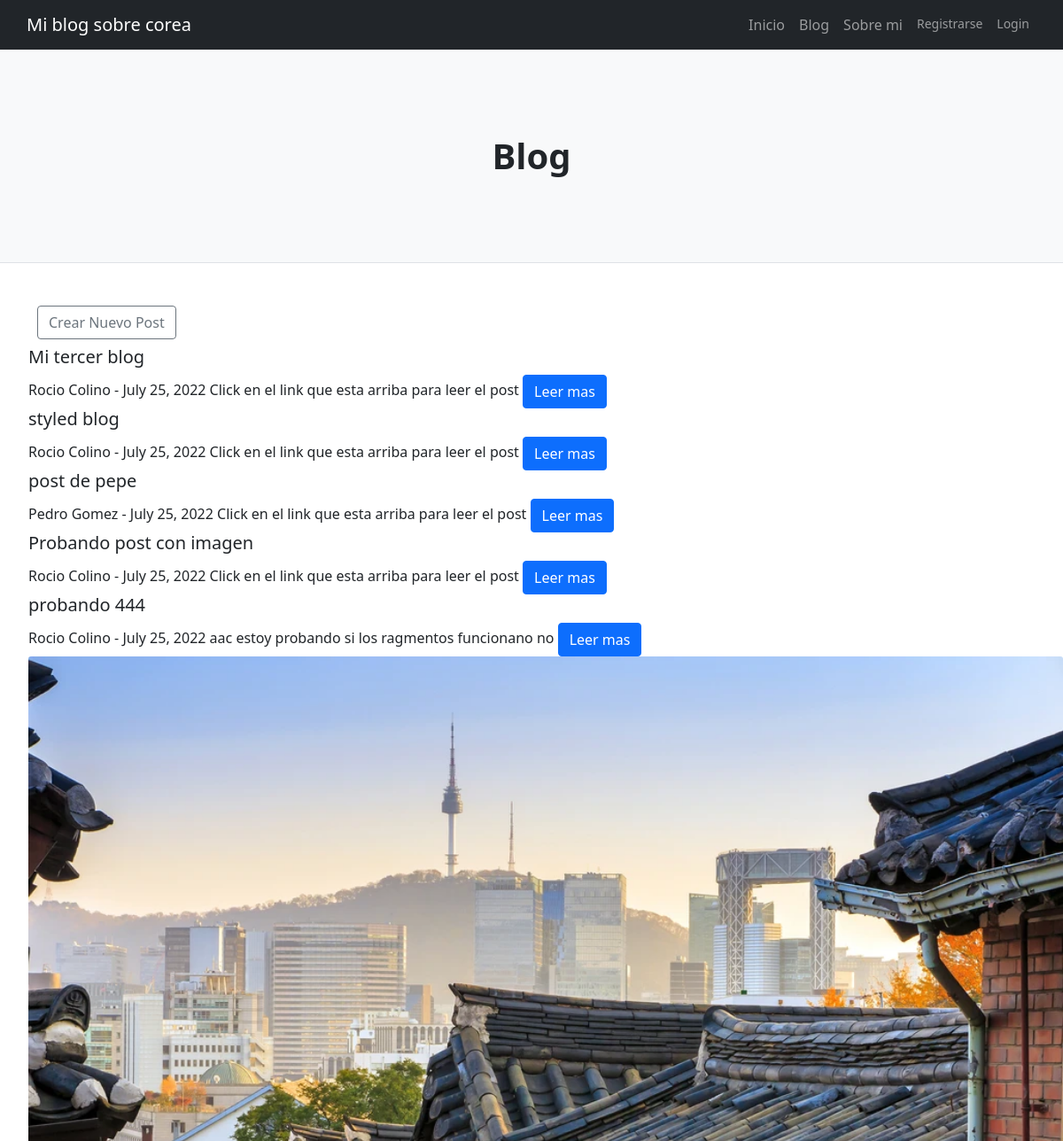
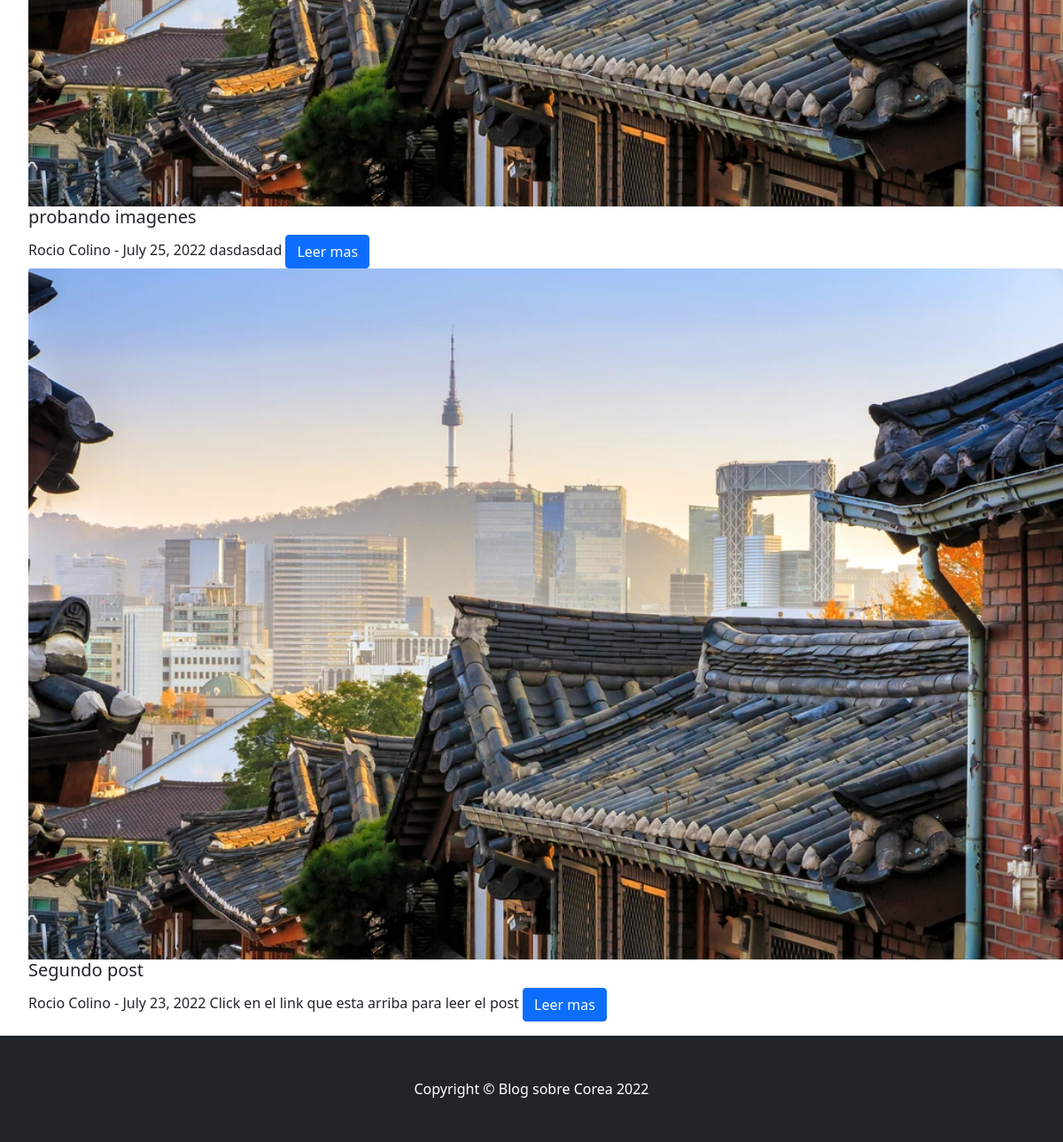
/blog/, run on an earlier commit of the app's database (2 pictures, top to bottom).
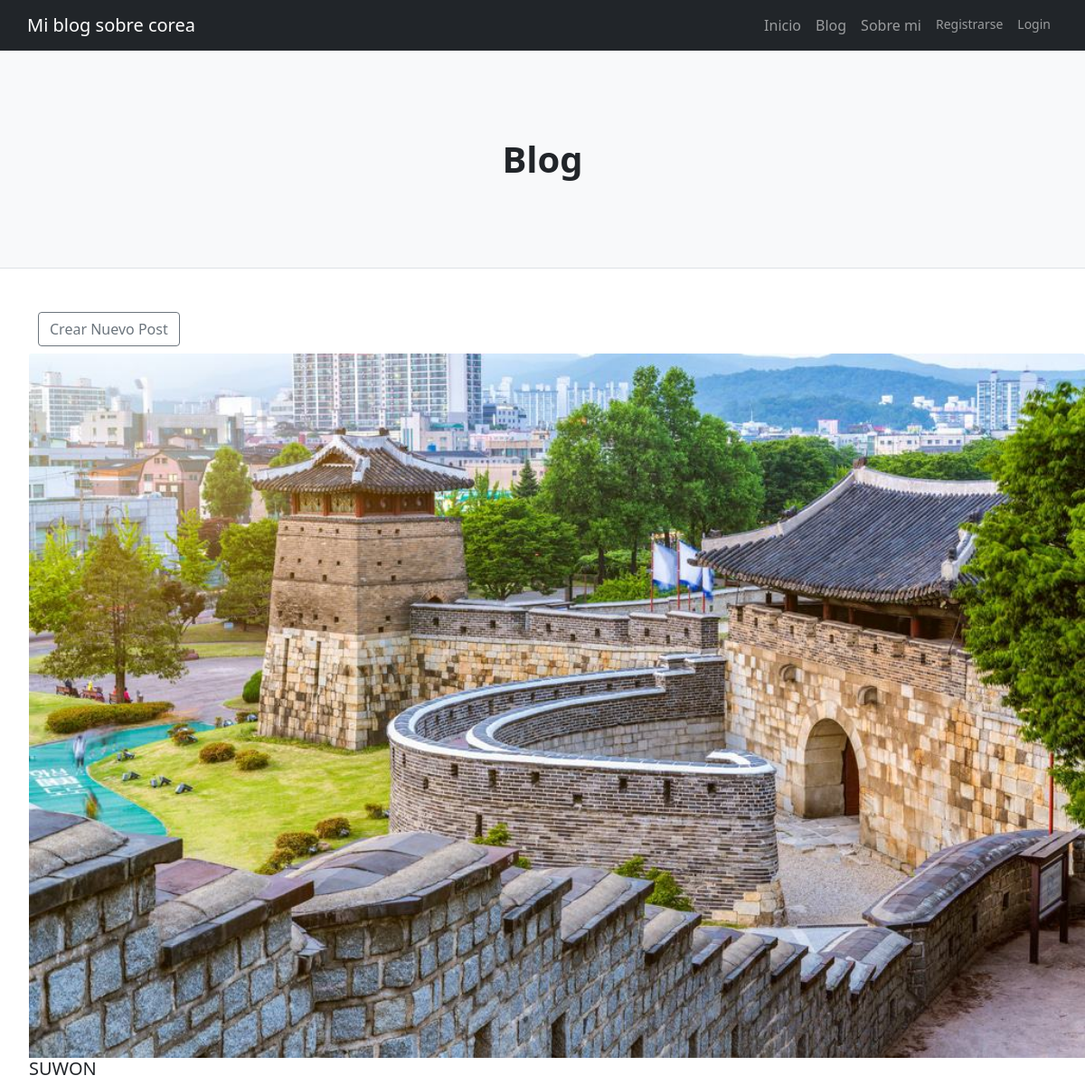
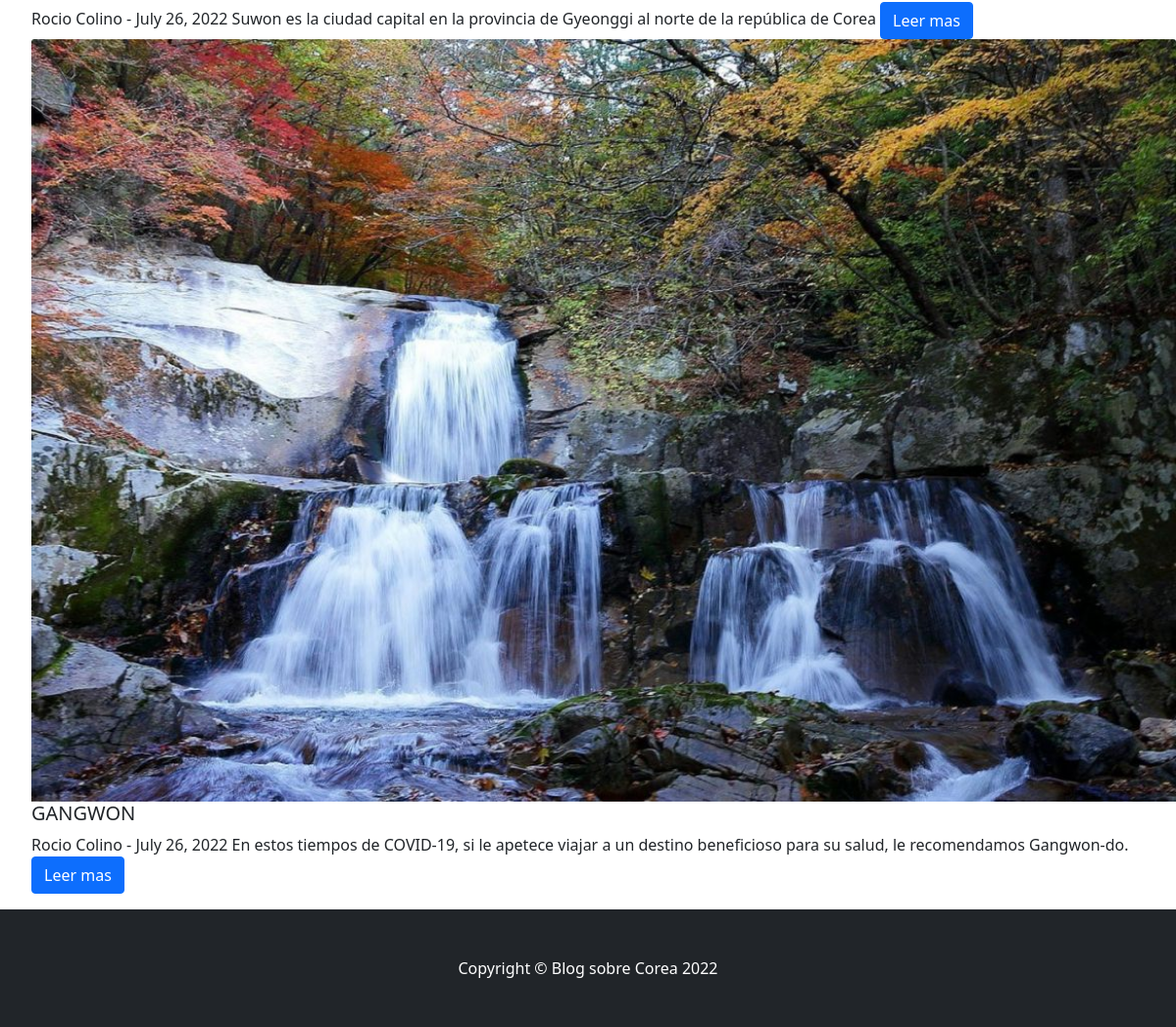
And on a later commit of the database (2 pictures, top to bottom).
### Blog/models.py (models this page shows, shortened)
class Post(models.Model):
   titulo=models.CharField(max_length=255)
   subtitulo=models.CharField(max_length=200)
   autor=models.ForeignKey(User, on_delete=models.CASCADE)
   fecha=models.DateField(auto_now_add=True)
   imagen=models.ImageField(null=True, blank=True, upload_to="images/", default='images/default_blog.jpg')
   cuerpo=RichTextField(blank=True, null=True)
   categoria=models.CharField(max_length=255, default='Turismo')
   fragmento=models.CharField(max_length=150)

### Blog/views.py (the view)
# urls.py: path('blog/', BlogView.as_view(), name="blog"),
class BlogView(ListView):
    model=Post
    template_name='Blog/blog.html'
    ordering=['-fecha']

### Blog/templates/Blog/blog.html (shortened to what this page needs)
{% extends "Blog/padre.html" %}
{% load static %}
{% block contenidoQueCambia %}
 <header class="py-5 bg-light border-bottom mb-4">
<div class="container">
        <div class="text-center my-5">
            <h1 class="fw-bolder">Blog</h1>
        </div>
    </div>
</header>
<br/>
<div class="container"><h6><a href="{% url 'add_post' %}" class="btn btn-outline-secondary">Crear Nuevo Post</a></h6></div>
<ul>
    {% for post in object_list %}
                    {% if post.imagen %}
                        <img src="{{ post.imagen.url }}" class="card-img-top" >
                    {% endif %}
                     <h5 href="{% url 'post-detalles' post.pk %}" >{{ post.titulo}}</h5>{{ post.autor.first_name }} {{ post.autor.last_name }} - {{ post.fecha }}
                       {{ post.fragmento }}
                      <a href="{% url 'post-detalles' post.pk %}" class="btn btn-primary">Leer mas</a>
    {% endfor %}
</ul>
{% endblock %}

### Blog/templates/Blog/padre.html (shortened to what this page needs)
{% load static %}
<!DOCTYPE html>
<html lang="en">
    <head>
        <link href="{% static 'css/styles.css' %}" rel="stylesheet" />
    </head>
    <body>
<nav class="navbar navbar-expand-lg navbar-dark bg-dark">
    <div class="container px-0">
        <a class="navbar-brand" href="{% url 'inicio' %}">Mi blog sobre corea</a>
        <div class="collapse navbar-collapse" id="navbarSupportedContent">
            <ul class="navbar-nav ms-auto mb-2 mb-lg-0">
                <li class="nav-item"><a class="nav-link" href="{% url 'inicio' %}">Inicio</a></li>
                <li class="nav-item"><a class="nav-link" href="{% url 'blog' %}">Blog</a></li>
                <li class="nav-item"><a class="nav-link" href="{% url 'about' %}">Sobre mi</a></li>
                {% if user.is_authenticated %}
                <small><li class="nav-item">
                    <a class="nav-link" href="{% url 'add_post' %}" >Crear Post </a>
                </li></small>
                <small><li class="nav-item">
                    <a class="nav-link" href="{% url 'add_category' %}">Crear categoria</a>
                </li></small>
                <small><li class="nav-item">
                    <a class="nav-link" href="{% url 'edit_profile' %}">Editar perfil</a>
                </li></small>
                <small><li class="nav-item">
                    <a class="nav-link" href="{% url 'logout' %}">Logout</a>
                </li></small>
                {% else %}
                <small><li class="nav-item">
                     <a class="nav-link" href="{% url 'register' %}">Registrarse</a>
                </li></small>
                <small><li class="nav-item">
                    <a class="nav-link" href="{% url 'login' %}">Login</a>
                </li></small>
                {% endif %}
            </ul>
        </div>
    </div>
</nav>
        {% block contenidoQueCambia %}
        {% endblock %}
 <footer class="py-5 bg-dark">
    <div class="container"><p class="m-0 text-center text-white">Copyright &copy; Blog sobre Corea 2022</p></div>
</footer>

What changed in the data, as far as the page shows it:
removed Post: titulo "Mi tercer blog", autor.first_name "Rocio", autor.last_name "Colino", fecha "July 25, 2022", fragmento "Click en el link que esta arriba para leer el post"
removed Post: titulo "styled blog", autor.first_name "Rocio", autor.last_name "Colino", fecha "July 25, 2022", fragmento "Click en el link que esta arriba para leer el post"
removed Post: titulo "post de pepe", autor.first_name "Pedro", autor.last_name "Gomez", fecha "July 25, 2022", fragmento "Click en el link que esta arriba para leer el post"
removed Post: titulo "Probando post con imagen", autor.first_name "Rocio", autor.last_name "Colino", fecha "July 25, 2022", fragmento "Click en el link que esta arriba para leer el post"
removed Post: titulo "probando 444", autor.first_name "Rocio", autor.last_name "Colino", fecha "July 25, 2022", fragmento "aac estoy probando si los ragmentos funcionano no"
removed Post: imagen (picture), titulo "probando imagenes", autor.first_name "Rocio", autor.last_name "Colino", fecha "July 25, 2022", fragmento "dasdasdad"
removed Post: imagen (picture), titulo "Segundo post", autor.first_name "Rocio", autor.last_name "Colino", fecha "July 23, 2022", fragmento "Click en el link que esta arriba para leer el post"
added Post: imagen (picture), titulo "SUWON", autor.first_name "Rocio", autor.last_name "Colino", fecha "July 26, 2022", fragmento "Suwon es la ciudad capital en la provincia de Gyeonggi al norte de la república de Corea"
added Post: imagen (picture), titulo "GANGWON", autor.first_name "Rocio", autor.last_name "Colino", fecha "July 26, 2022", fragmento "En estos tiempos de COVID-19, si le apetece viajar a un destino beneficioso para su salud, le recomendamos Gangwon-do."
